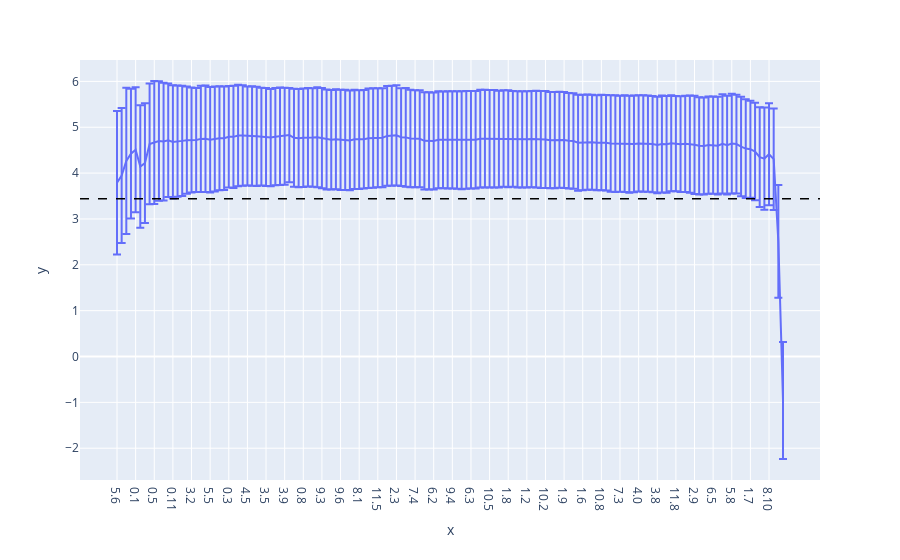

Write notebook code for a chart like this one.
### Code cell
labels = [f"{layer}.{head}" for layer, head in circuit_heads]
fig = px.line(x = labels, y=logit_diffs.cpu().numpy(), error_y=std_logit_diffs.cpu().numpy())
fig.add_hline(y=val_logit_diff.item(), line_width=1.5, line_dash="dash", line_color="black")
fig.show()

### Figure 1 — Plotly figure (JSON) as saved in the notebook; plotly's stock layout.template omitted (floating-point values rounded to 4 significant figures; data arrays with more than 128 entries replaced by an {"elided": "..."} marker saying what was removed)
{"data": [{"error_y": {"array": {"elided": "144 float values"}}, "hovertemplate": "x=%{x}<br>y=%{y}<extra></extra>", "legendgroup": "", "line": {"color": "#636efa", "dash": "solid"}, "marker": {"symbol": "circle"}, "mode": "lines", "name": "", "orientation": "v", "showlegend": false, "type": "scatter", "x": {"elided": "144 str values"}, "xaxis": "x", "y": {"elided": "144 float values"}, "yaxis": "y"}], "layout": {"legend": {"tracegroupgap": 0}, "margin": {"t": 60}, "shapes": [{"line": {"color": "black", "dash": "dash", "width": 1.5}, "type": "line", "x0": 0, "x1": 1, "xref": "x domain", "y0": 3.439, "y1": 3.439, "yref": "y"}], "xaxis": {"anchor": "y", "domain": [0, 1], "title": {"text": "x"}}, "yaxis": {"anchor": "x", "domain": [0, 1], "title": {"text": "y"}}}}
